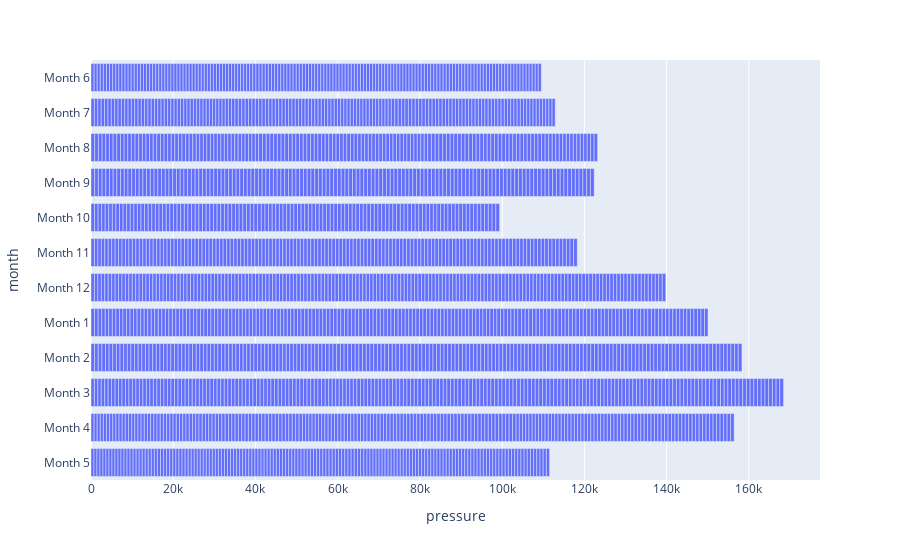

The code cell stored with this chart in its notebook:
### Code cell
# Create a bar chart of the average atmospheric pressure by month
px.bar(new_df, x="pressure", y="month")

### Figure 1 — Plotly figure (JSON) as saved in the notebook; plotly's stock layout.template omitted (floating-point values rounded to 4 significant figures; data arrays with more than 128 entries replaced by an {"elided": "..."} marker saying what was removed)
{"data": [{"alignmentgroup": "True", "hovertemplate": "pressure=%{x}<br>month=%{y}<extra></extra>", "legendgroup": "", "marker": {"color": "#636efa", "pattern": {"shape": ""}}, "name": "", "offsetgroup": "", "orientation": "h", "showlegend": false, "textposition": "auto", "type": "bar", "x": {"elided": "1894 int values"}, "xaxis": "x", "y": {"elided": "1894 str values"}, "yaxis": "y"}], "layout": {"autosize": true, "barmode": "relative", "legend": {"tracegroupgap": 0}, "margin": {"t": 60}, "xaxis": {"anchor": "y", "autorange": true, "domain": [0, 1], "range": [0, 177300.0], "title": {"text": "pressure"}, "type": "linear"}, "yaxis": {"anchor": "x", "autorange": true, "domain": [0, 1], "range": [-0.5, 11.5], "title": {"text": "month"}, "type": "category"}}}
